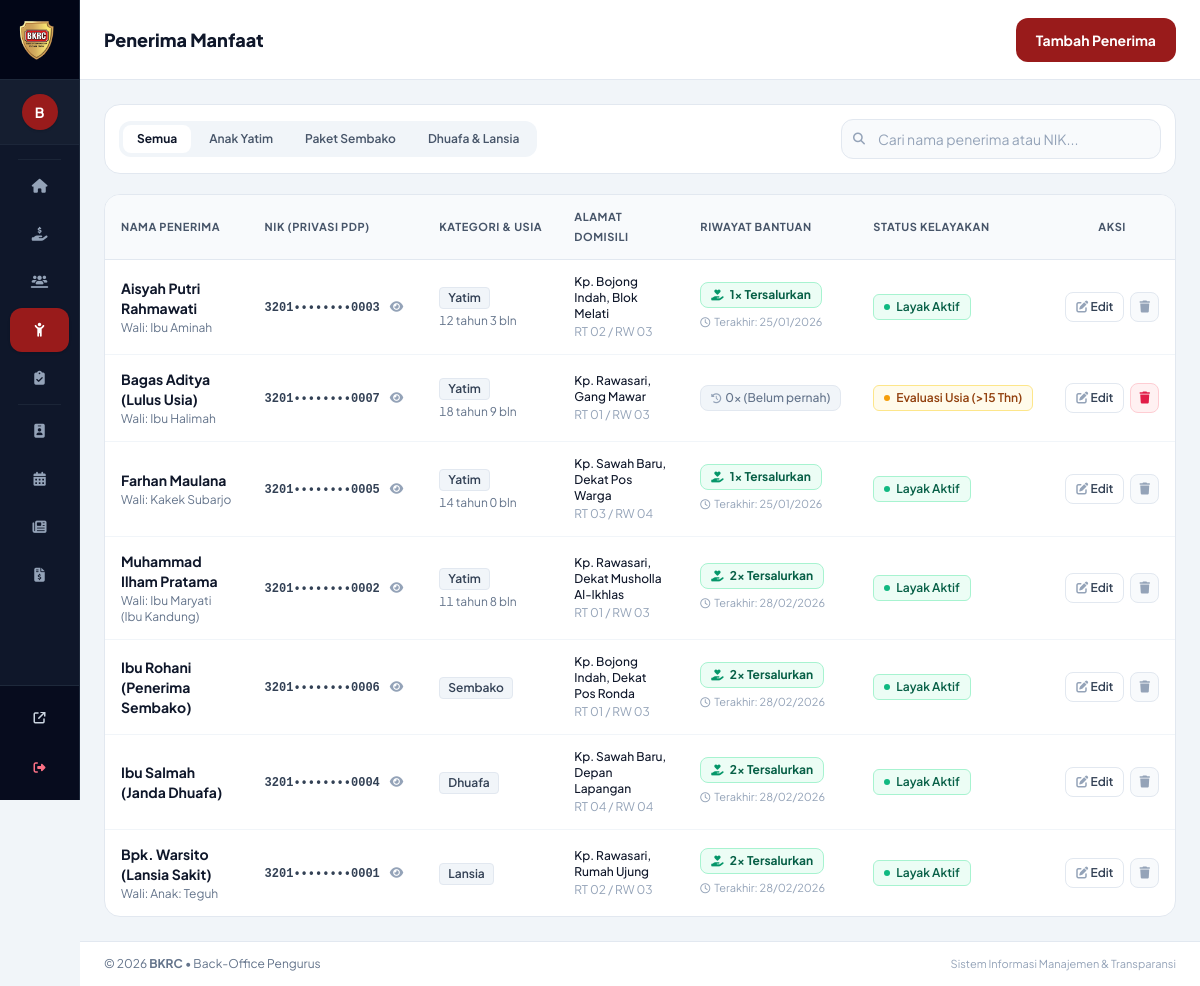
The app's page /admin/beneficiaries.php (signed in) with its own data.
### tables this page shows
CREATE TABLE beneficiaries (
    id INT AUTO_INCREMENT PRIMARY KEY,
    nik VARCHAR(20) UNIQUE NOT NULL,
    kk_number VARCHAR(20) NULL,
    full_name VARCHAR(150) NOT NULL,
    birth_date DATE NOT NULL,
    guardian_name VARCHAR(150) NULL,
    phone VARCHAR(25) NULL,
    address TEXT NOT NULL,
    rt_rw VARCHAR(30) NOT NULL,
    category ENUM('yatim', 'sembako', 'dhuafa', 'lansia') NOT NULL,
    photo_url VARCHAR(255) NULL,
    status ENUM('layak_aktif', 'lulus_usia', 'pindah', 'meninggal', 'mampu') DEFAULT 'layak_aktif',
    notes TEXT NULL,
    created_at TIMESTAMP DEFAULT CURRENT_TIMESTAMP
);

### admin/beneficiaries.php (the view, shortened to what the rows shown need)
<?php
require_once __DIR__ . '/../config/helpers.php';
$query = "
    SELECT b.*,
        (SELECT COUNT(*) FROM distribution_logs dl JOIN distribution_events de ON dl.event_id = de.id WHERE dl.beneficiary_id = b.id AND (dl.status = 'distributed' OR de.disbursement_status = 'tersalurkan')) as received_count,
        (SELECT MAX(COALESCE(dl.distributed_at, de.event_date)) FROM distribution_logs dl JOIN distribution_events de ON dl.event_id = de.id WHERE dl.beneficiary_id = b.id AND (dl.status = 'distributed' OR de.disbursement_status = 'tersalurkan')) as last_received_at,
        (SELECT COUNT(*) FROM distribution_logs dl WHERE dl.beneficiary_id = b.id) as log_count
    FROM beneficiaries b
    WHERE 1=1
";
$params = [];
$query .= " ORDER BY b.category ASC, b.full_name ASC";
$stmt = $pdo->prepare($query);
$stmt->execute($params);
$beneficiaries = $stmt->fetchAll();
require_once __DIR__ . '/includes/header.php';
require_once __DIR__ . '/includes/sidebar.php';
?>
<div x-data="{
    modalOpen: <?= (isset($_GET['action']) && $_GET['action'] === 'create') ? 'true' : 'false' ?>,
    deleteModalOpen: false,
    isEdit: false,
    form: { id: '', nik: '', kk_number: '', full_name: '', birth_date: '2015-01-01', guardian_name: '', phone: '', address: '', rt_rw: 'RT 01 / RW 03', category: 'yatim', status: 'layak_aktif', notes: '' },
    deleteForm: { id: '', name: '', count: 0 }
}" class="flex-1 flex flex-col w-full">
    <header class="bg-white border-b border-slate-200 h-20 flex items-center justify-between px-4 sm:px-6 sticky top-0 z-30 shadow-xs">
        <div class="flex items-center gap-3">
            <div>
                <h1 class="text-base sm:text-lg font-extrabold text-slate-900">Penerima Manfaat</h1>
            </div>
        </div>
    </header>
    <main class="flex-1 p-4 sm:p-6 space-y-5">
        <div class="bg-white rounded-2xl shadow-xs border border-slate-200 overflow-hidden">
            <div class="overflow-x-auto">
                <table class="w-full text-left text-xs sm:text-sm">
                    <thead class="bg-slate-50 border-b border-slate-200 text-slate-600 uppercase text-[11px] font-bold tracking-wider">
                        <tr>
                            <th class="py-3 px-4">Nama Penerima</th>
                            <th class="py-3 px-4 whitespace-nowrap">NIK (Privasi PDP)</th>
                            <th class="py-3 px-4 whitespace-nowrap">Kategori & Usia</th>
                            <th class="py-3 px-4">Alamat Domisili</th>
                            <th class="py-3 px-4 whitespace-nowrap">Riwayat Bantuan</th>
                            <th class="py-3 px-4 whitespace-nowrap">Status Kelayakan</th>
                            <th class="py-3 px-4 text-center whitespace-nowrap">Aksi</th>
                        </tr>
                    </thead>
                    <tbody class="divide-y divide-slate-100 text-slate-700">
                        <?php if (empty($beneficiaries)): ?>
                            <tr><td colspan="7" class="py-12 text-center text-slate-400">Belum ada data penerima manfaat.</td></tr>
                        <?php else: ?>
                            <?php foreach ($beneficiaries as $b): ?>
                                <?php
                                $ageData = calculateBeneficiaryAge($b['birth_date']);
                                $isYatim = ($b['category'] === 'yatim');
                                $rawNik = $b['nik'];
                                $maskedNik = maskNik($rawNik);
                                ?>
                                <tr class="hover:bg-slate-50/80 transition">
                                    <td class="py-3.5 px-4">
                                        <div class="font-bold text-slate-900 text-sm"><?= htmlspecialchars($b['full_name']) ?></div>
                                        <?php if (!empty($b['guardian_name']) && $b['guardian_name'] !== '-'): ?>
                                             <div class="text-xs text-slate-500 mt-0.5">Wali: <?= htmlspecialchars($b['guardian_name']) ?></div>
                                        <?php endif; ?>
                                    </td>
                                    <td class="py-3.5 px-4 whitespace-nowrap" x-data="{ revealed: false }">
                                        <div class="inline-flex items-center gap-1.5 font-mono text-xs text-slate-700">
                                            <span class="tabular-nums font-semibold" x-text="revealed ? '<?= htmlspecialchars($rawNik) ?>' : '<?= htmlspecialchars($maskedNik) ?>'"></span>
                                            <button @click="revealed = !revealed" type="button" class="text-slate-400 hover:text-slate-700 p-1 rounded transition" :title="revealed ? 'Sembunyikan NIK' : 'Buka NIK Lengkap'">
                                                <i class="fa-solid" :class="revealed ? 'fa-eye-slash' : 'fa-eye'"></i>
                                            </button>
                                        </div>
                                    </td>
                                    <td class="py-3.5 px-4 whitespace-nowrap">
                                        <span class="inline-flex items-center px-2 py-0.5 rounded text-xs font-semibold bg-slate-100 text-slate-700 border border-slate-200">
                                            <?= ucfirst($b['category']) ?>
                                        </span>
                                        <?php if ($isYatim): ?>
                                            <div class="text-xs text-slate-500 mt-1 tabular-nums">
                                                <?= $ageData['text'] ?>
                                            </div>
                                        <?php endif; ?>
                                    </td>
                                    <td class="py-3.5 px-4 text-xs">
                                        <div class="text-slate-900 font-medium"><?= htmlspecialchars($b['address']) ?></div>
                                        <div class="text-slate-400 mt-0.5"><?= htmlspecialchars($b['rt_rw']) ?></div>
                                    </td>
                                    <td class="py-3.5 px-4 whitespace-nowrap">
                                        <?php if ((int)$b['received_count'] > 0): ?>
                                            <span class="inline-flex items-center gap-1.5 px-2.5 py-1 rounded-lg text-xs font-bold bg-emerald-50 text-emerald-800 border border-emerald-200">
                                                <i class="fa-solid fa-hand-holding-heart text-emerald-600 text-[11px]"></i>
                                                <?= (int)$b['received_count'] ?>x Tersalurkan
                                            </span>
                                            <?php if (!empty($b['last_received_at'])): ?>
                                                <div class="text-[11px] text-slate-400 mt-1 flex items-center gap-1">
                                                    <i class="fa-regular fa-clock text-[10px]"></i>
                                                    <span>Terakhir: <?= date('d/m/Y', strtotime($b['last_received_at'])) ?></span>
                                                </div>
                                            <?php endif; ?>
                                        <?php else: ?>
                                            <span class="inline-flex items-center gap-1 px-2.5 py-1 rounded-lg text-xs font-medium bg-slate-100 text-slate-500 border border-slate-200">
                                                <i class="fa-solid fa-clock-rotate-left text-slate-400 text-[10px]"></i>
                                                0x (Belum pernah)
                                            </span>
                                        <?php endif; ?>
                                    </td>
                                    <td class="py-3.5 px-4 whitespace-nowrap">
                                        <?php if ($isYatim && $ageData['is_over_age']): ?>
                                            <span class="inline-flex items-center gap-1.5 px-2.5 py-1 rounded-md text-xs font-semibold bg-amber-50 text-amber-800 border border-amber-200" title="Batas usia santunan anak yatim 15 tahun">
                                                <span class="w-1.5 h-1.5 rounded-full bg-amber-500"></span> Evaluasi Usia (&gt;15 Thn)
                                            </span>
                                        <?php elseif ($b['status'] === 'layak_aktif'): ?>
                                            <span class="inline-flex items-center gap-1.5 px-2.5 py-1 rounded-md text-xs font-semibold bg-emerald-50 text-emerald-800 border border-emerald-200">
                                                <span class="w-1.5 h-1.5 rounded-full bg-emerald-500"></span> Layak Aktif
                                            </span>
                                        <?php elseif ($b['status'] === 'lulus_usia'): ?>
                                            <span class="inline-flex items-center gap-1.5 px-2.5 py-1 rounded-md text-xs font-semibold bg-slate-100 text-slate-700 border border-slate-200">
                                                <span class="w-1.5 h-1.5 rounded-full bg-slate-400"></span> Lulus Usia (Mandiri)
                                            </span>
                                        <?php else: ?>
                                            <span class="inline-flex items-center gap-1.5 px-2.5 py-1 rounded-md text-xs font-semibold bg-slate-100 text-slate-700 border border-slate-200">
                                                <span class="w-1.5 h-1.5 rounded-full bg-slate-400"></span> <?= ucfirst($b['status']) ?>
                                            </span>
                                        <?php endif; ?>
                                    </td>
                                    <td class="py-3.5 px-4 text-center whitespace-nowrap">
                                        <div class="inline-flex items-center gap-1.5">
                                            <button @click="isEdit = true; form = { id: '<?= $b['id'] ?>', nik: '<?= addslashes($b['nik']) ?>', kk_number: '<?= addslashes($b['kk_number'] ?? '') ?>', full_name: '<?= addslashes($b['full_name']) ?>', birth_date: '<?= $b['birth_date'] ?>', guardian_name: '<?= addslashes($b['guardian_name'] ?? '') ?>', phone: '<?= addslashes($b['phone'] ?? '') ?>', address: '<?= addslashes($b['address']) ?>', rt_rw: '<?= addslashes($b['rt_rw']) ?>', category: '<?= $b['category'] ?>', status: '<?= $b['status'] ?>', notes: '<?= addslashes($b['notes'] ?? '') ?>' }; modalOpen = true" class="px-2.5 py-1.5 rounded-lg text-slate-700 hover:text-slate-900 bg-white hover:bg-slate-50 border border-slate-200 text-xs font-semibold transition" title="Edit Data">
                                                <i class="fa-solid fa-pen-to-square text-slate-400"></i> Edit
                                            </button>
                                            <?php if ($b['log_count'] > 0): ?>
                                                <button @click="deleteForm = { id: '<?= $b['id'] ?>', name: '<?= addslashes($b['full_name']) ?>', count: <?= $b['log_count'] ?> }; deleteModalOpen = true" class="px-2 py-1.5 rounded-lg text-slate-400 hover:text-slate-600 bg-slate-50 border border-slate-200 text-xs transition" title="Informasi Penghapusan">
                                                    <i class="fa-solid fa-trash text-xs"></i>
                                                </button>
                                            <?php else: ?>
                                                <button @click="deleteForm = { id: '<?= $b['id'] ?>', name: '<?= addslashes($b['full_name']) ?>', count: 0 }; deleteModalOpen = true" class="px-2 py-1.5 rounded-lg text-rose-600 hover:text-rose-800 bg-rose-50 hover:bg-rose-100 border border-rose-200 text-xs transition" title="Hapus Penerima">
                                                    <i class="fa-solid fa-trash text-xs"></i>
                                                </button>
                                            <?php endif; ?>
                                        </div>
                                    </td>
                                </tr>
                            <?php endforeach; ?>
                        <?php endif; ?>
                    </tbody>
                </table>
            </div>
        </div>
    </main>
</div>
<?php require_once __DIR__ . '/includes/footer.php'; ?>

### records on screen
beneficiaries: full_name "Aisyah Putri Rahmawati", guardian_name "Ibu Aminah", category "Yatim", birth_date "12 tahun 3 bln", address "Kp. Bojong Indah, Blok Melati", rt_rw "RT 02 / RW 03", received_count "1", last_received_at "25/01/2026", status "layak_aktif" (drawn)
beneficiaries: full_name "Bagas Aditya (Lulus Usia)", guardian_name "Ibu Halimah", category "Yatim", birth_date "18 tahun 9 bln", address "Kp. Rawasari, Gang Mawar", rt_rw "RT 01 / RW 03", shows "0x (Belum pernah)", shows "Evaluasi Usia (>15 Thn)"
beneficiaries: full_name "Farhan Maulana", guardian_name "Kakek Subarjo", category "Yatim", birth_date "14 tahun 0 bln", address "Kp. Sawah Baru, Dekat Pos Warga", rt_rw "RT 03 / RW 04", received_count "1", last_received_at "25/01/2026", status "layak_aktif" (drawn)
beneficiaries: full_name "Muhammad Ilham Pratama", guardian_name "Ibu Maryati (Ibu Kandung)", category "Yatim", birth_date "11 tahun 8 bln", address "Kp. Rawasari, Dekat Musholla Al-Ikhlas", rt_rw "RT 01 / RW 03", received_count "2", last_received_at "28/02/2026", status "layak_aktif" (drawn)
beneficiaries: full_name "Ibu Rohani (Penerima Sembako)", category "Sembako", address "Kp. Bojong Indah, Dekat Pos Ronda", rt_rw "RT 01 / RW 03", received_count "2", last_received_at "28/02/2026", status "layak_aktif" (drawn)
beneficiaries: full_name "Ibu Salmah (Janda Dhuafa)", category "Dhuafa", address "Kp. Sawah Baru, Depan Lapangan", rt_rw "RT 04 / RW 04", received_count "2", last_received_at "28/02/2026", status "layak_aktif" (drawn)
beneficiaries: full_name "Bpk. Warsito (Lansia Sakit)", guardian_name "Anak: Teguh", category "Lansia", address "Kp. Rawasari, Rumah Ujung", rt_rw "RT 02 / RW 03", received_count "2", last_received_at "28/02/2026", status "layak_aktif" (drawn)

### other values on screen
substr($currentUser['name'], 0, 1) "B"
